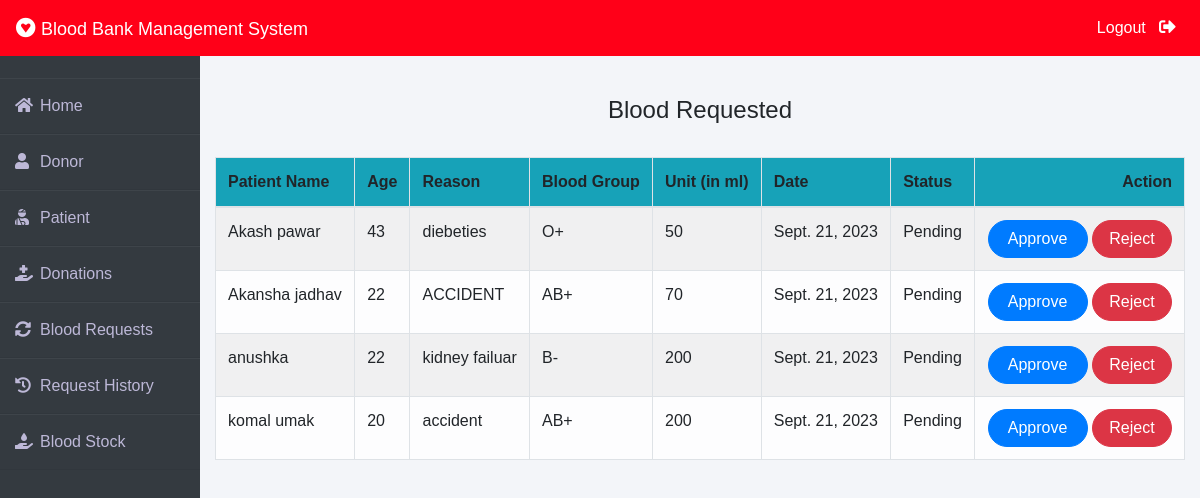
The page /admin-request (signed in) on the database its author committed.
### blood/models.py (models this page shows, shortened)
class BloodRequest(models.Model):
    request_by_patient=models.ForeignKey(pmodels.Patient,null=True,on_delete=models.CASCADE)
    request_by_donor=models.ForeignKey(dmodels.Donor,null=True,on_delete=models.CASCADE)
    patient_name=models.CharField(max_length=30)
    patient_age=models.PositiveIntegerField()
    reason=models.CharField(max_length=500)
    bloodgroup=models.CharField(max_length=10)
    unit=models.PositiveIntegerField(default=0)
    status=models.CharField(max_length=20,default="Pending")
    date=models.DateField(auto_now=True)

### blood/views.py (the view)
# urls.py: path('admin-request', views.admin_request_view,name='admin-request'),
@login_required(login_url='adminlogin')
def admin_request_view(request):
    requests=models.BloodRequest.objects.all().filter(status='Pending')
    return render(request,'blood/admin_request.html',{'requests':requests})

### templates/blood/admin_request.html (shortened to what this page needs)
{% extends 'blood/adminbase.html' %}
{% block content %}
{% load widget_tweaks %}
{%load static%}
<br><br>
<div class="container">
    {% if requests %}
    <H4 class="text-center">Blood Requested</H4><br>
    <table class="table table-light table-hover table-bordered table-striped">
        <thead class="bg-info">
            <tr>
                <th scope="col">Patient Name</th>
                <th scope="col">Age</th>
                <th scope="col">Reason</th>
                <th scope="col">Blood Group</th>
                <th scope="col">Unit (in ml)</th>
                <th scope="col">Date</th>
                <th scope="col">Status</th>
                <th class="text-right">Action</th>
            </tr>
        </thead>
        <tbody>
            {% for t in requests %}
            <tr>
                <td> {{t.patient_name}}</td>
                <td>{{t.patient_age}}</td>
                <td>{{t.reason}}</td>
                <td>{{t.bloodgroup}}</td>
                <td>{{t.unit}}</td>
                <td>{{t.date}}</td>
                <td>{{t.status}}</td>
                <td class="text-right">
                    <button class="btn btn-primary badge-pill" style="width: 100px;"><a  style="text-decoration: none;color: white;" href="{% url 'update-approve-status' t.id  %}">Approve</a> </button>
                    <button class="btn btn-danger badge-pill" style="width: 80px;"><a  style="text-decoration: none;color: white;" href="{% url 'update-reject-status' t.id  %}">Reject</a> </button>
                </td>
            </tr>
            {% endfor %}
        </tbody>
    </table>
{% else %}
<h5>No Blood Request By Patient / Donor !</h5>
{% endif %}
</div>
{% endblock content %}

### templates/blood/adminbase.html (style rules this page uses)
* { margin: 0; padding: 0; box-sizing: border-box; list-style: none; text-decoration: none; font-family: 'Josefin Sans', sans-serif; }
body { background-color: #f3f5f9; }

### rows shown on the page
BloodRequest: patient_name "Akash pawar", patient_age "43", reason "diebeties", bloodgroup "O+", unit "50", date "Sept. 21, 2023", status "Pending"
BloodRequest: patient_name "Akansha jadhav", patient_age "22", reason "ACCIDENT", bloodgroup "AB+", unit "70", date "Sept. 21, 2023", status "Pending"
BloodRequest: patient_name "anushka", patient_age "22", reason "kidney failuar", bloodgroup "B-", unit "200", date "Sept. 21, 2023", status "Pending"
BloodRequest: patient_name "komal umak", patient_age "20", reason "accident", bloodgroup "AB+", unit "200", date "Sept. 21, 2023", status "Pending"
